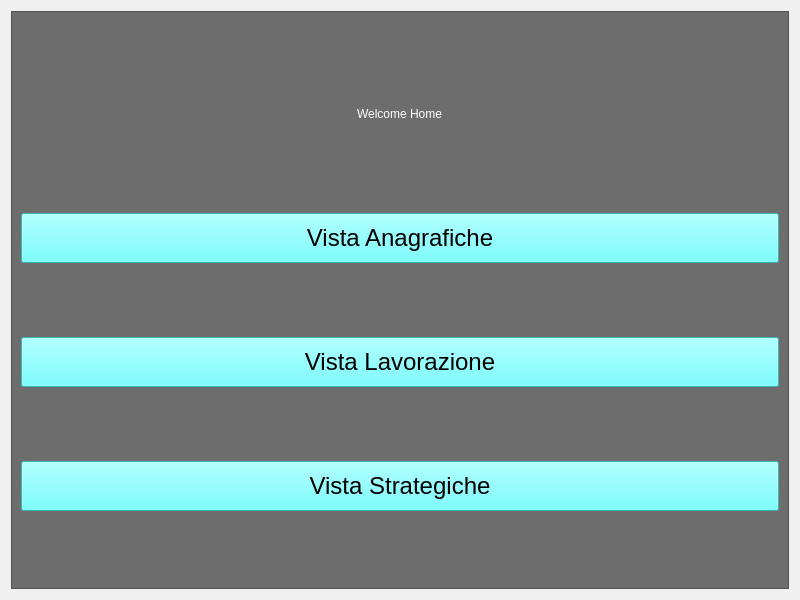
<?xml version="1.0" encoding="UTF-8"?>
<ui version="4.0">
 <class>HomeClass</class>
 <widget class="QWidget" name="HomeClass">
  <property name="geometry">
   <rect>
    <x>0</x>
    <y>0</y>
    <width>800</width>
    <height>600</height>
   </rect>
  </property>
  <property name="windowTitle">
   <string>HomeClass</string>
  </property>
  <layout class="QVBoxLayout" name="verticalLayout">
   <item>
    <widget class="QScrollArea" name="scrollArea">
     <property name="minimumSize">
      <size>
       <width>0</width>
       <height>0</height>
      </size>
     </property>
     <property name="styleSheet">
      <string notr="true">background-color: rgb(109, 109, 109);</string>
     </property>
     <property name="widgetResizable">
      <bool>true</bool>
     </property>
     <widget class="QWidget" name="scrollAreaWidgetContents">
      <property name="geometry">
       <rect>
        <x>0</x>
        <y>0</y>
        <width>780</width>
        <height>580</height>
       </rect>
      </property>
      <layout class="QVBoxLayout" name="verticalLayout_2">
       <item alignment="Qt::AlignHCenter">
        <widget class="QLabel" name="label">
         <property name="sizePolicy">
          <sizepolicy hsizetype="Preferred" vsizetype="Fixed">
           <horstretch>0</horstretch>
           <verstretch>0</verstretch>
          </sizepolicy>
         </property>
         <property name="minimumSize">
          <size>
           <width>0</width>
           <height>50</height>
          </size>
         </property>
         <property name="styleSheet">
          <string notr="true">font: 75 18pt &quot;MS Shell Dlg 2&quot;;
color: rgb(255, 255, 255);</string>
         </property>
         <property name="text">
          <string>Welcome Home</string>
         </property>
        </widget>
       </item>
       <item>
        <widget class="QPushButton" name="pushButton">
         <property name="minimumSize">
          <size>
           <width>0</width>
           <height>50</height>
          </size>
         </property>
         <property name="font">
          <font>
           <pointsize>18</pointsize>
          </font>
         </property>
         <property name="styleSheet">
          <string notr="true">background-color: rgb(85, 255, 255);</string>
         </property>
         <property name="text">
          <string>Vista Anagrafiche</string>
         </property>
        </widget>
       </item>
       <item>
        <widget class="QPushButton" name="pushButton_2">
         <property name="minimumSize">
          <size>
           <width>0</width>
           <height>50</height>
          </size>
         </property>
         <property name="font">
          <font>
           <pointsize>18</pointsize>
          </font>
         </property>
         <property name="styleSheet">
          <string notr="true">background-color: rgb(85, 255, 255);</string>
         </property>
         <property name="text">
          <string>Vista Lavorazione</string>
         </property>
        </widget>
       </item>
       <item>
        <widget class="QPushButton" name="pushButton_3">
         <property name="minimumSize">
          <size>
           <width>0</width>
           <height>50</height>
          </size>
         </property>
         <property name="font">
          <font>
           <pointsize>18</pointsize>
          </font>
         </property>
         <property name="styleSheet">
          <string notr="true">background-color: rgb(85, 255, 255);</string>
         </property>
         <property name="text">
          <string>Vista Strategiche</string>
         </property>
        </widget>
       </item>
      </layout>
     </widget>
    </widget>
   </item>
  </layout>
 </widget>
 <resources/>
 <connections/>
</ui>
